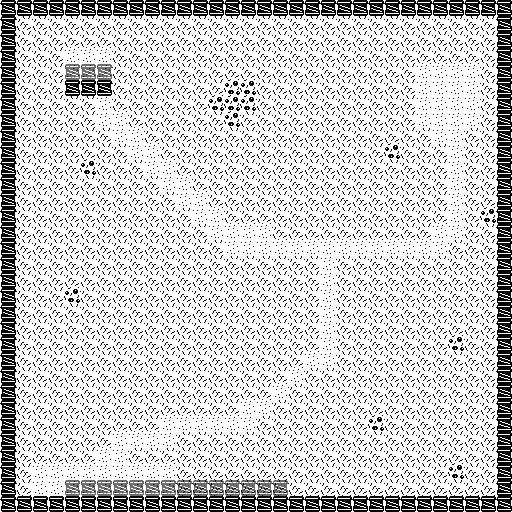

Rendered tile map (Tiled .tmx) drawn with the repository's tilesets; below, a short description and the full map source, tile grids included:
An orthogonal 32x32 tile map with 16x16 px tiles, 3 tile layers (Ground, Blocking, Overhead).

<map version="1.5" tiledversion="1.7.2" orientation="orthogonal" renderorder="right-down" width="32" height="32" tilewidth="16" tileheight="16" infinite="0" nextlayerid="4" nextobjectid="1">
 <tileset firstgid="1" source="../tiles.tsx" />
 <layer id="1" name="Ground" width="32" height="32">
  <data encoding="csv">
1,1,1,1,1,1,1,1,1,1,1,1,1,1,1,1,1,1,1,1,1,1,1,1,1,1,1,1,1,1,1,1,
1,1,1,1,1,1,1,1,1,1,1,1,1,1,1,1,1,1,1,1,1,1,1,1,1,1,1,1,1,1,1,1,
1,1,1,1,1,1,1,1,1,1,1,1,1,1,1,1,1,1,1,1,1,1,1,1,1,1,1,1,1,1,1,1,
1,1,1,1,2,2,2,1,1,1,1,1,1,1,1,1,1,1,1,1,1,1,1,1,1,1,1,1,1,1,1,1,
1,1,1,1,2,2,2,1,1,1,1,1,1,1,1,1,1,1,1,1,1,1,1,1,1,1,2,2,2,2,1,1,
1,1,1,1,2,2,2,1,1,1,1,1,1,1,3,3,1,1,1,1,1,1,1,1,1,1,2,2,2,2,1,1,
1,1,1,1,1,1,2,1,1,1,1,1,1,3,3,3,1,1,1,1,1,1,1,1,1,1,2,2,2,2,1,1,
1,1,1,1,1,1,2,2,1,1,1,1,1,1,3,1,1,1,1,1,1,1,1,1,1,1,2,2,2,2,1,1,
1,1,1,1,1,1,1,2,2,1,1,1,1,1,1,1,1,1,1,1,1,1,1,1,1,1,1,2,2,1,1,1,
1,1,1,1,1,1,1,1,2,2,1,1,1,1,1,1,1,1,1,1,1,1,1,1,3,1,1,1,2,1,1,1,
1,1,1,1,1,3,1,1,1,2,2,1,1,1,1,1,1,1,1,1,1,1,1,1,1,1,1,1,2,1,1,1,
1,1,1,1,1,1,1,1,1,1,2,2,1,1,1,1,1,1,1,1,1,1,1,1,1,1,1,1,2,1,1,1,
1,1,1,1,1,1,1,1,1,1,1,2,2,1,1,1,1,1,1,1,1,1,1,1,1,1,1,1,2,1,1,1,
1,1,1,1,1,1,1,1,1,1,1,1,2,2,1,1,1,1,1,1,1,1,1,1,1,1,1,1,2,1,3,1,
1,1,1,1,1,1,1,1,1,1,1,1,1,2,2,2,2,1,1,1,1,1,1,1,1,1,1,2,2,1,1,1,
1,1,1,1,1,1,1,1,1,1,1,1,1,1,2,2,2,2,2,2,2,2,2,2,2,2,2,2,1,1,1,1,
1,1,1,1,1,1,1,1,1,1,1,1,1,1,1,1,1,1,1,1,2,1,1,1,1,1,1,1,1,1,1,1,
1,1,1,1,1,1,1,1,1,1,1,1,1,1,1,1,1,1,1,1,2,1,1,1,1,1,1,1,1,1,1,1,
1,1,1,1,3,1,1,1,1,1,1,1,1,1,1,1,1,1,1,1,2,1,1,1,1,1,1,1,1,1,1,1,
1,1,1,1,1,1,1,1,1,1,1,1,1,1,1,1,1,1,1,1,2,1,1,1,1,1,1,1,1,1,1,1,
1,1,1,1,1,1,1,1,1,1,1,1,1,1,1,1,1,1,1,1,2,1,1,1,1,1,1,1,1,1,1,1,
1,1,1,1,1,1,1,1,1,1,1,1,1,1,1,1,1,1,1,1,2,1,1,1,1,1,1,1,3,1,1,1,
1,1,1,1,1,1,1,1,1,1,1,1,1,1,1,1,1,1,1,2,2,1,1,1,1,1,1,1,1,1,1,1,
1,1,1,1,1,1,1,1,1,1,1,1,1,1,1,1,1,1,2,1,1,1,1,1,1,1,1,1,1,1,1,1,
1,1,1,1,1,1,1,1,1,1,1,1,1,1,1,1,1,2,1,1,1,1,1,1,1,1,1,1,1,1,1,1,
1,1,1,1,1,1,1,1,1,1,1,1,1,1,1,2,2,1,1,1,1,1,1,1,1,1,1,1,1,1,1,1,
1,1,1,1,1,1,1,1,1,1,2,2,2,2,2,2,1,1,1,1,1,1,1,3,1,1,1,1,1,1,1,1,
1,1,1,1,1,1,1,2,2,2,2,1,1,1,1,1,1,1,1,1,1,1,1,1,1,1,1,1,1,1,1,1,
1,1,1,1,1,1,2,2,1,1,1,1,1,1,1,1,1,1,1,1,1,1,1,1,1,1,1,1,1,1,1,1,
1,1,2,2,2,2,2,2,2,2,2,1,1,1,1,1,1,1,1,1,1,1,1,1,1,1,1,1,3,1,1,1,
1,1,2,2,2,2,2,2,2,2,2,1,1,1,1,1,1,1,1,1,1,1,1,1,1,1,1,1,1,1,1,1,
1,1,2,2,2,2,2,2,2,2,2,1,1,1,1,1,1,1,1,1,1,1,1,1,1,1,1,1,1,1,1,1
</data>
 </layer>
 <layer id="2" name="Blocking" width="32" height="32">
  <data encoding="csv">
4,4,4,4,4,4,4,4,4,4,4,4,4,4,4,4,4,4,4,4,4,4,4,4,4,4,4,4,4,4,4,4,
4,0,0,0,0,0,0,0,0,0,0,0,0,0,0,0,0,0,0,0,0,0,0,0,0,0,0,0,0,0,0,4,
4,0,0,0,0,0,0,0,0,0,0,0,0,0,0,0,0,0,0,0,0,0,0,0,0,0,0,0,0,0,0,4,
4,0,0,0,0,0,0,0,0,0,0,0,0,0,0,0,0,0,0,0,0,0,0,0,0,0,0,0,0,0,0,4,
4,0,0,0,0,0,0,0,0,0,0,0,0,0,0,0,0,0,0,0,0,0,0,0,0,0,0,0,0,0,0,4,
4,0,0,0,4,4,4,0,0,0,0,0,0,0,0,0,0,0,0,0,0,0,0,0,0,0,0,0,0,0,0,4,
4,0,0,0,0,0,0,0,0,0,0,0,0,0,0,0,0,0,0,0,0,0,0,0,0,0,0,0,0,0,0,4,
4,0,0,0,0,0,0,0,0,0,0,0,0,0,0,0,0,0,0,0,0,0,0,0,0,0,0,0,0,0,0,4,
4,0,0,0,0,0,0,0,0,0,0,0,0,0,0,0,0,0,0,0,0,0,0,0,0,0,0,0,0,0,0,4,
4,0,0,0,0,0,0,0,0,0,0,0,0,0,0,0,0,0,0,0,0,0,0,0,0,0,0,0,0,0,0,4,
4,0,0,0,0,0,0,0,0,0,0,0,0,0,0,0,0,0,0,0,0,0,0,0,0,0,0,0,0,0,0,4,
4,0,0,0,0,0,0,0,0,0,0,0,0,0,0,0,0,0,0,0,0,0,0,0,0,0,0,0,0,0,0,4,
4,0,0,0,0,0,0,0,0,0,0,0,0,0,0,0,0,0,0,0,0,0,0,0,0,0,0,0,0,0,0,4,
4,0,0,0,0,0,0,0,0,0,0,0,0,0,0,0,0,0,0,0,0,0,0,0,0,0,0,0,0,0,0,4,
4,0,0,0,0,0,0,0,0,0,0,0,0,0,0,0,0,0,0,0,0,0,0,0,0,0,0,0,0,0,0,4,
4,0,0,0,0,0,0,0,0,0,0,0,0,0,0,0,0,0,0,0,0,0,0,0,0,0,0,0,0,0,0,4,
4,0,0,0,0,0,0,0,0,0,0,0,0,0,0,0,0,0,0,0,0,0,0,0,0,0,0,0,0,0,0,4,
4,0,0,0,0,0,0,0,0,0,0,0,0,0,0,0,0,0,0,0,0,0,0,0,0,0,0,0,0,0,0,4,
4,0,0,0,0,0,0,0,0,0,0,0,0,0,0,0,0,0,0,0,0,0,0,0,0,0,0,0,0,0,0,4,
4,0,0,0,0,0,0,0,0,0,0,0,0,0,0,0,0,0,0,0,0,0,0,0,0,0,0,0,0,0,0,4,
4,0,0,0,0,0,0,0,0,0,0,0,0,0,0,0,0,0,0,0,0,0,0,0,0,0,0,0,0,0,0,4,
4,0,0,0,0,0,0,0,0,0,0,0,0,0,0,0,0,0,0,0,0,0,0,0,0,0,0,0,0,0,0,4,
4,0,0,0,0,0,0,0,0,0,0,0,0,0,0,0,0,0,0,0,0,0,0,0,0,0,0,0,0,0,0,4,
4,0,0,0,0,0,0,0,0,0,0,0,0,0,0,0,0,0,0,0,0,0,0,0,0,0,0,0,0,0,0,4,
4,0,0,0,0,0,0,0,0,0,0,0,0,0,0,0,0,0,0,0,0,0,0,0,0,0,0,0,0,0,0,4,
4,0,0,0,0,0,0,0,0,0,0,0,0,0,0,0,0,0,0,0,0,0,0,0,0,0,0,0,0,0,0,4,
4,0,0,0,0,0,0,0,0,0,0,0,0,0,0,0,0,0,0,0,0,0,0,0,0,0,0,0,0,0,0,4,
4,0,0,0,0,0,0,0,0,0,0,0,0,0,0,0,0,0,0,0,0,0,0,0,0,0,0,0,0,0,0,4,
4,0,0,0,0,0,0,0,0,0,0,0,0,0,0,0,0,0,0,0,0,0,0,0,0,0,0,0,0,0,0,4,
4,0,0,0,0,0,0,0,0,0,0,0,0,0,0,0,0,0,0,0,0,0,0,0,0,0,0,0,0,0,0,4,
4,0,0,0,0,0,0,0,0,0,0,0,0,0,0,0,0,0,0,0,0,0,0,0,0,0,0,0,0,0,0,4,
4,4,4,4,4,4,4,4,4,4,4,4,4,4,4,4,4,4,4,4,4,4,4,4,4,4,4,4,4,4,4,4
</data>
 </layer>
 <layer id="3" name="Overhead" width="32" height="32" opacity="0.58">
  <data encoding="csv">
0,0,0,0,0,0,0,0,0,0,0,0,0,0,0,0,0,0,0,0,0,0,0,0,0,0,0,0,0,0,0,0,
0,0,0,0,0,0,0,0,0,0,0,0,0,0,0,0,0,0,0,0,0,0,0,0,0,0,0,0,0,0,0,0,
0,0,0,0,0,0,0,0,0,0,0,0,0,0,0,0,0,0,0,0,0,0,0,0,0,0,0,0,0,0,0,0,
0,0,0,0,0,0,0,0,0,0,0,0,0,0,0,0,0,0,0,0,0,0,0,0,0,0,0,0,0,0,0,0,
0,0,0,0,4,4,4,0,0,0,0,0,0,0,0,0,0,0,0,0,0,0,0,0,0,0,0,0,0,0,0,0,
0,0,0,0,0,0,0,0,0,0,0,0,0,0,0,0,0,0,0,0,0,0,0,0,0,0,0,0,0,0,0,0,
0,0,0,0,0,0,0,0,0,0,0,0,0,0,0,0,0,0,0,0,0,0,0,0,0,0,0,0,0,0,0,0,
0,0,0,0,0,0,0,0,0,0,0,0,0,0,0,0,0,0,0,0,0,0,0,0,0,0,0,0,0,0,0,0,
0,0,0,0,0,0,0,0,0,0,0,0,0,0,0,0,0,0,0,0,0,0,0,0,0,0,0,0,0,0,0,0,
0,0,0,0,0,0,0,0,0,0,0,0,0,0,0,0,0,0,0,0,0,0,0,0,0,0,0,0,0,0,0,0,
0,0,0,0,0,0,0,0,0,0,0,0,0,0,0,0,0,0,0,0,0,0,0,0,0,0,0,0,0,0,0,0,
0,0,0,0,0,0,0,0,0,0,0,0,0,0,0,0,0,0,0,0,0,0,0,0,0,0,0,0,0,0,0,0,
0,0,0,0,0,0,0,0,0,0,0,0,0,0,0,0,0,0,0,0,0,0,0,0,0,0,0,0,0,0,0,0,
0,0,0,0,0,0,0,0,0,0,0,0,0,0,0,0,0,0,0,0,0,0,0,0,0,0,0,0,0,0,0,0,
0,0,0,0,0,0,0,0,0,0,0,0,0,0,0,0,0,0,0,0,0,0,0,0,0,0,0,0,0,0,0,0,
0,0,0,0,0,0,0,0,0,0,0,0,0,0,0,0,0,0,0,0,0,0,0,0,0,0,0,0,0,0,0,0,
0,0,0,0,0,0,0,0,0,0,0,0,0,0,0,0,0,0,0,0,0,0,0,0,0,0,0,0,0,0,0,0,
0,0,0,0,0,0,0,0,0,0,0,0,0,0,0,0,0,0,0,0,0,0,0,0,0,0,0,0,0,0,0,0,
0,0,0,0,0,0,0,0,0,0,0,0,0,0,0,0,0,0,0,0,0,0,0,0,0,0,0,0,0,0,0,0,
0,0,0,0,0,0,0,0,0,0,0,0,0,0,0,0,0,0,0,0,0,0,0,0,0,0,0,0,0,0,0,0,
0,0,0,0,0,0,0,0,0,0,0,0,0,0,0,0,0,0,0,0,0,0,0,0,0,0,0,0,0,0,0,0,
0,0,0,0,0,0,0,0,0,0,0,0,0,0,0,0,0,0,0,0,0,0,0,0,0,0,0,0,0,0,0,0,
0,0,0,0,0,0,0,0,0,0,0,0,0,0,0,0,0,0,0,0,0,0,0,0,0,0,0,0,0,0,0,0,
0,0,0,0,0,0,0,0,0,0,0,0,0,0,0,0,0,0,0,0,0,0,0,0,0,0,0,0,0,0,0,0,
0,0,0,0,0,0,0,0,0,0,0,0,0,0,0,0,0,0,0,0,0,0,0,0,0,0,0,0,0,0,0,0,
0,0,0,0,0,0,0,0,0,0,0,0,0,0,0,0,0,0,0,0,0,0,0,0,0,0,0,0,0,0,0,0,
0,0,0,0,0,0,0,0,0,0,0,0,0,0,0,0,0,0,0,0,0,0,0,0,0,0,0,0,0,0,0,0,
0,0,0,0,0,0,0,0,0,0,0,0,0,0,0,0,0,0,0,0,0,0,0,0,0,0,0,0,0,0,0,0,
0,0,0,0,0,0,0,0,0,0,0,0,0,0,0,0,0,0,0,0,0,0,0,0,0,0,0,0,0,0,0,0,
0,0,0,0,0,0,0,0,0,0,0,0,0,0,0,0,0,0,0,0,0,0,0,0,0,0,0,0,0,0,0,0,
0,0,0,0,4,4,4,4,4,4,4,4,4,4,4,4,4,4,0,0,0,0,0,0,0,0,0,0,0,0,0,0,
0,0,0,0,0,0,0,0,0,0,0,0,0,0,0,0,0,0,0,0,0,0,0,0,0,0,0,0,0,0,0,0
</data>
 </layer>
</map>